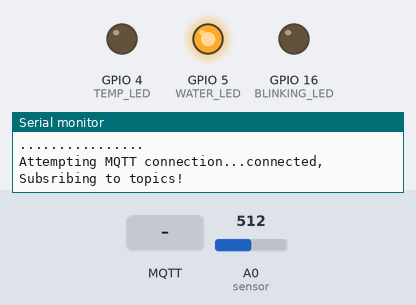
A sketch run on a simulated ESP8266 (NodeMCU). Parts: output pins drawn as LEDs (lit = HIGH), the last lines printed to the serial monitor. Dashed ring = blinking. The test bench sets the inputs (shaded band); at power-on: A0 (sensor) = 512. WiFi joins after 1.5 s; servers stay silent unless stated; no MQTT or app messages arrive unless stated.

Above: at 7.7 s.
7.8 s: MQTT message "90" arrives on the second subscribed topic
At 8.03 s:
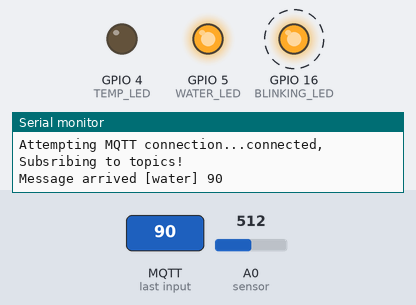
10.8 s: A0 (sensor) set to 122
At 11.44 s:
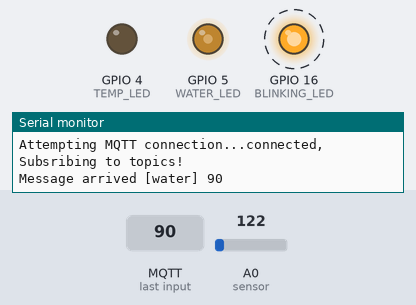
13.8 s: MQTT message "5" arrives on the first subscribed topic
At 14.41 s:
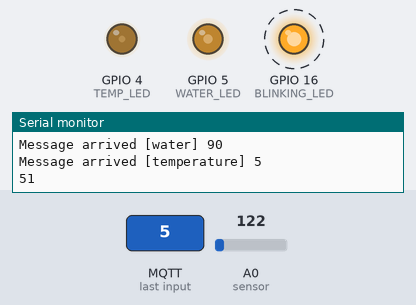
16.8 s: A0 (sensor) set to 1023
At 17.9 s:
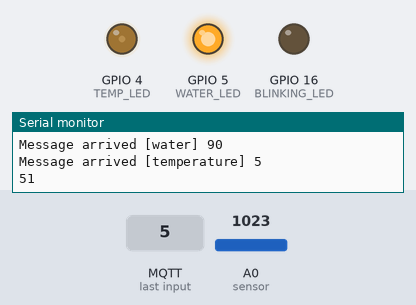
18.6 s: MQTT message "water" arrives on the first subscribed topic
At 19.1 s:
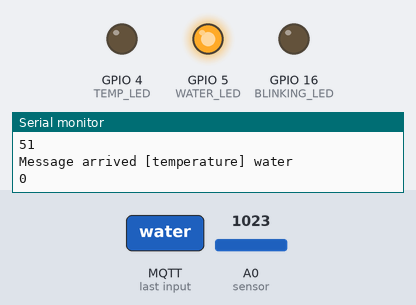
20.1 s: MQTT message "90" arrives on the first subscribed topic
At 20.7 s:
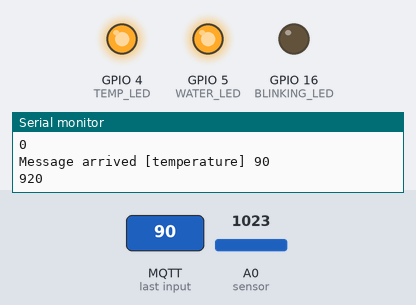
Timing chart, 0 to 22.6 s (numbered marks = the images above; inputs shaded):
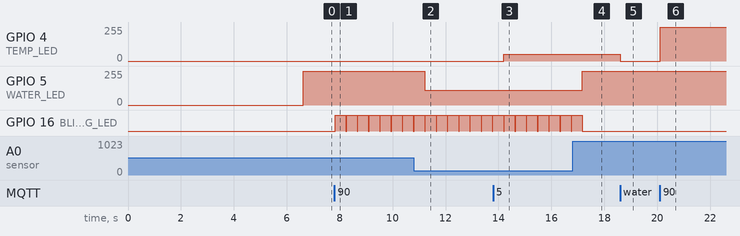

Measured:
- after the input at 7.8 s, GPIO 16 (BLINKING_LED): alternates HIGH for 0.40 s and LOW for 0.03 s, starting at once
- after the input at 10.8 s, GPIO 5 (WATER_LED): 255/255 → 112/255 after 0.41 s
- after the input at 13.8 s, GPIO 4 (TEMP_LED): 0/255 → 51/255 after 0.39 s
- after the input at 16.8 s, GPIO 5 (WATER_LED): 112/255 → 255/255 after 0.37 s; GPIO 16 (BLINKING_LED): goes on until 17.2 s, then stays LOW
- after the input at 18.6 s, GPIO 4 (TEMP_LED): 51/255 → 0/255 at once
- after the input at 20.1 s, GPIO 4 (TEMP_LED): 0/255 → 255/255 at once

The sketch:

MQTT.ino
```cpp
/*
 * MQTT Conection and Pub-Sub
 * @author Mohamad ChamanMotlagh 9631018
Add MQTT implementation
 */

#include <ESP8266WiFi.h>
#include <PubSubClient.h>
#include <MFRC522.h>
#include <SPI.h>
#include <string.h>

//Use a WiFi
#define wifi_ssid "Irancell-TD-GP2101PLUS-3209"
#define wifi_password "12345678"

#define interval 2000 // MQTT intervals
#define server "192.168.1.114"
#define mqtt_user "Mohamad"
int requested_temprature = 0;
int requested_water_level = 0;

// RFID module PINs
#define SS_PIN 2 //Signal Input
#define RST_PIN 0 // Reset Input

//LED PINs
#define BLINKING_LED 16
#define TEMP_LED 4
#define WATER_LED 5

// Water sensor constants
#define sensor A0 // water_level_sensor input
// Scaling values
#define rMin 0
#define rMax 1023
#define tMin 0
#define tMax 100

void callback(char * topic, byte * payload, unsigned int length);
void reconnect();
String read_rfid();

void blikng_led(bool);
void modify_temp_led(int);
void modify_water_led(int);

int read_water_level();

WiFiClient espClient;
PubSubClient client(espClient);
MFRC522 mfrc522(SS_PIN, RST_PIN);

void setup() {
  delay(2000);

  Serial.begin(9600);
  client.setServer(server, 1883); // initialize connection to MQTT Broker
  client.setCallback(callback);
  setup_wifi(); // Connect ot WiFi

  SPI.begin(); // initializing SPI bus
  mfrc522.PCD_Init(); // initializng Proximity Coupling Device for sacanning

  Serial.println("................");
  Serial.println("RFID Scan Ready!");
  Serial.println("................");

  pinMode(BLINKING_LED, OUTPUT);
  pinMode(TEMP_LED, OUTPUT);
  pinMode(WATER_LED, OUTPUT);
  pinMode(sensor, INPUT); // Initializing analog pin sensor as an INPUT.
  delay(2000);
}

long last_time = 0;
void loop() {
  if (!client.connected()) {
    reconnect();
  }
  client.loop();

  long current_time = millis();
  if (current_time - last_time >= interval) {
    int sensorValue = analogRead(A0); // read the input on analog pin 0
    String id = read_rfid(); // Read RFID Value
    if (id.length() > 0) {
      float t = 1.2;
      String temp = String(t);
      client.publish("RFID", id.c_str());
      Serial.print("RFID: ");
      Serial.print(id);
      Serial.println("Message published");
      last_time = current_time;
    }
  }
  blikng_led(requested_water_level > read_water_level());
  modify_water_led(read_water_level());
}

void reconnect() {
  // Loop until we're reconnected
  while (!client.connected()) {
    Serial.print("Attempting MQTT connection...");
    // Attempt to connect
    if (client.connect(mqtt_user)) {
      Serial.println("connected, Subsribing to topics!");

      client.subscribe("temperature");
      client.subscribe("water");
    } else {
      Serial.print("failed, rc=");
      Serial.print(client.state());
      Serial.println(" try again in 5 seconds");
      // Wait 5 seconds before retrying
      delay(5000);
    }
  }
}

void callback(char * topic, byte * payload, unsigned int length) {
  Serial.print("Message arrived [");
  Serial.print(topic);
  Serial.print("] ");
  String complete_payload = "";
  for (int i = 0; i < length; i++) {
    complete_payload.concat((char) payload[i]);
  }
  Serial.println(complete_payload);
  if (strcmp(topic, "water") == 0)
    requested_water_level = complete_payload.toInt();
  if (strcmp(topic, "temperature") == 0)
    modify_temp_led(complete_payload.toInt());
}

String read_rfid() {
  if (!mfrc522.PICC_IsNewCardPresent()) { // Look for new cards
    return "";
  }
  if (!mfrc522.PICC_ReadCardSerial()) { // Select one of the cards
    return "";
  }
  Serial.print("Tag found:");
  String tag = "";
  byte character;
  //reads the information from rfid tag
  for (byte i = 0; i < mfrc522.uid.size; i++) {
    Serial.print(mfrc522.uid.uidByte[i] < 0x10 ? " 0" : " ");
    Serial.print(mfrc522.uid.uidByte[i], HEX);
    tag.concat(String(mfrc522.uid.uidByte[i] < 0x10 ? " 0" : " "));
    tag.concat(String(mfrc522.uid.uidByte[i], HEX));
  }
  Serial.println();
  return tag;
}

void blikng_led(bool should_blink) {
  if (should_blink) {
    digitalWrite(BLINKING_LED, HIGH);
    delay(400);
    digitalWrite(BLINKING_LED, LOW);
  } else {
    digitalWrite(BLINKING_LED, LOW);
  }
}

void modify_temp_led(int value) {
  int scaled = (int) 1023 * (value / 100.0);
  Serial.println(scaled);
  analogWrite(TEMP_LED, scaled);
  requested_temprature = scaled;
}

void modify_water_led(int value) {
  int scaled = (int) 1023 * (value / 100.0);
  analogWrite(WATER_LED, scaled);
}

int read_water_level() {
  int number = analogRead(sensor);
  float m = (float) number;
  int result = ((m - rMin) / (rMax - rMin)) * (tMax - tMin) + tMin;
  return result;
}

void setup_wifi() {
  delay(1000);
  // We start by connecting to a WiFi network
  Serial.println();
  Serial.print("Connecting to ");
  Serial.println(wifi_ssid);
  WiFi.begin(wifi_ssid, wifi_password);

  while (WiFi.status() != WL_CONNECTED) {
    delay(500);
    Serial.print(".");
  }

  Serial.println("");
  Serial.println("WiFi connected");
  Serial.println("IP address: ");
  Serial.println(WiFi.localIP());
}
```
